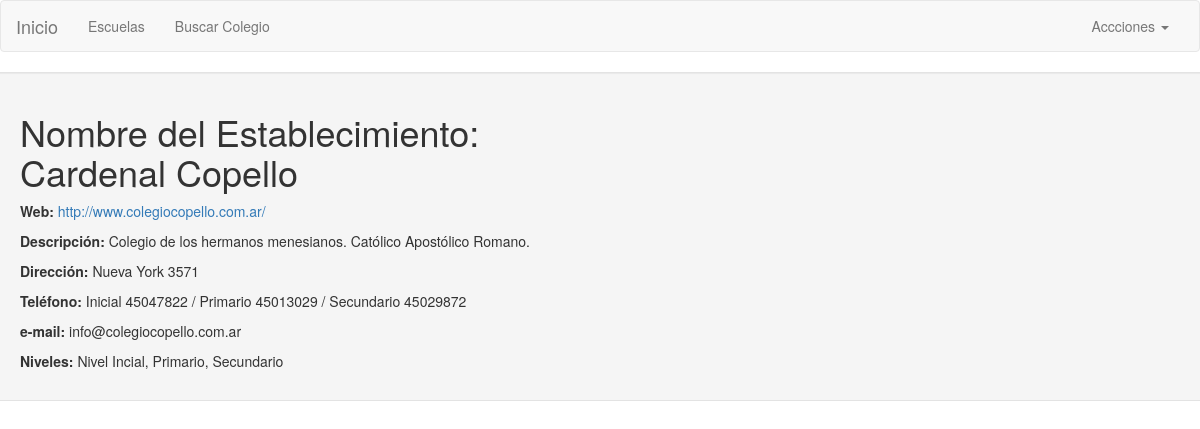
Page /escuelas/escuela/2 on the committed database.
### escuelas/models.py (models this page shows, shortened)
class School(models.Model):
    name = models.CharField(max_length=255, unique=True)
    slug = models.SlugField(allow_unicode=True, unique=True)
    description = models.TextField(blank=True, default='')
    description_html = models.TextField(editable=False, default='', blank=True)
    level = models.ManyToManyField('Level' ,blank=False)
    specialization = models.ManyToManyField('Specialization', blank=True)
    address = models.TextField(max_length=255, blank=False) #TODO Mäs de una dirección
    post_code  = models.CharField(max_length=10, blank=False, null=True)
    province = models.ForeignKey('Province', on_delete=models.SET_NULL, null=True)  # models.CASCADE
    locality = models.ForeignKey('Locality', on_delete=models.SET_NULL, null=True)  # models.CASCADE
    city = models.ForeignKey('City', on_delete=models.SET_NULL, null=True, blank=True)  # models.CASCADE
    phone = models.TextField(max_length=255, blank=False)   #TODO Mäs de un teléfono
    email = models.EmailField(blank=True)                             #TODO Mäs de un mail
    web = models.URLField(blank=True)
    shifts = models.ManyToManyField('Shift', blank=True)
    RELIGIONS = (
        ('l', 'Laico'),
        ('c', 'Católico'),
        ('j', 'Judío'),
        ('e', 'Evangélico'),
    )
    religion = models.CharField(max_length=1, choices=RELIGIONS, blank=True, default='l',
                              help_text='Orientación religiosa')
    connected_school = models.ManyToManyField('School', blank=True)
    activity = models.ManyToManyField('Activity', blank=True)
    class Meta:
        ordering = ["name"]

class Level(models.Model):
    name = models.CharField(max_length=30, unique=True)
    def __str__(self):
        return self.name
    class Meta:
        ordering = ["name"]

### escuelas/views.py (the view)
# urls.py: url(r"^escuela/(?P<pk>\d+)$", views.SchoolDetailView.as_view(), name='school-detail'),
class SchoolDetailView(generic.DetailView):
    model = School

### escuelas/templates/escuelas/school_detail.html
{% extends "base.html" %}
{% block content %}
  <h1>Nombre del Establecimiento: {{ school.name }}</h1>
  <p><strong>Web:</strong> <a href="{{ school.web }}">{{ school.web }}</a></p>
  <p><strong>Descripción:</strong> {{ school.description }}</p>
  <p><strong>Dirección:</strong> {{ school.address }}</p>
  <p><strong>Teléfono:</strong> {{ school.phone }}</p>
  <p><strong>e-mail:</strong> {{ school.email }}</p>
  <p><strong>Niveles:</strong> {% for level in school.level.all %} {{ level }}{% if not forloop.last %}, {% endif %}{% endfor %}</p>
{% endblock %}

### rows in the picture
School: name "Cardenal Copello", web "http://www.colegiocopello.com.ar/", description "Colegio de los hermanos menesianos. Católico Apostólico Romano.", address "Nueva York 3571", phone "Inicial 45047822 / Primario 45013029 / Secundario 45029872", email "info@colegiocopello.com.ar"
Level: name "Nivel Incial"
Level: name "Primario"
Level: name "Secundario"
